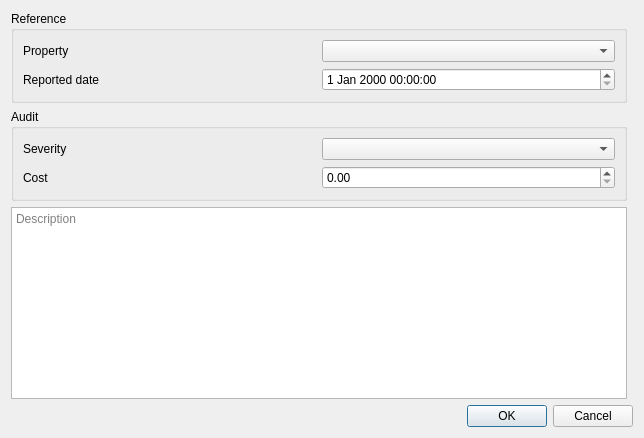
<?xml version="1.0" encoding="UTF-8"?>
<ui version="4.0">
 <class>W_Damage_Creator</class>
 <widget class="QWidget" name="W_Damage_Creator">
  <property name="geometry">
   <rect>
    <x>0</x>
    <y>0</y>
    <width>644</width>
    <height>438</height>
   </rect>
  </property>
  <property name="windowTitle">
   <string>Form</string>
  </property>
  <layout class="QGridLayout" name="gridLayout">
   <item row="1" column="0">
    <widget class="QGroupBox" name="groupBox_2">
     <property name="title">
      <string>Audit</string>
     </property>
     <layout class="QGridLayout" name="gridLayout_3">
      <item row="0" column="0">
       <widget class="QLabel" name="label_3">
        <property name="text">
         <string>Severity</string>
        </property>
       </widget>
      </item>
      <item row="0" column="1">
       <widget class="QComboBox" name="cb_severity"/>
      </item>
      <item row="1" column="0">
       <widget class="QLabel" name="label_4">
        <property name="text">
         <string>Cost</string>
        </property>
       </widget>
      </item>
      <item row="1" column="1">
       <widget class="QDoubleSpinBox" name="dsb_cost">
        <property name="maximum">
         <double>99999999.000000000000000</double>
        </property>
       </widget>
      </item>
     </layout>
    </widget>
   </item>
   <item row="3" column="0" colspan="2">
    <widget class="QDialogButtonBox" name="buttonBox">
     <property name="standardButtons">
      <set>QDialogButtonBox::StandardButton::Cancel|QDialogButtonBox::StandardButton::Ok</set>
     </property>
    </widget>
   </item>
   <item row="0" column="0">
    <widget class="QGroupBox" name="groupBox">
     <property name="title">
      <string>Reference</string>
     </property>
     <layout class="QGridLayout" name="gridLayout_2">
      <item row="0" column="0">
       <widget class="QLabel" name="label">
        <property name="text">
         <string>Property</string>
        </property>
       </widget>
      </item>
      <item row="0" column="1">
       <widget class="QComboBox" name="cb_property"/>
      </item>
      <item row="1" column="0">
       <widget class="QLabel" name="label_2">
        <property name="text">
         <string>Reported date</string>
        </property>
       </widget>
      </item>
      <item row="1" column="1">
       <widget class="QDateTimeEdit" name="dte_date"/>
      </item>
     </layout>
    </widget>
   </item>
   <item row="2" column="0">
    <widget class="QTextEdit" name="te_description">
     <property name="placeholderText">
      <string>Description</string>
     </property>
    </widget>
   </item>
  </layout>
 </widget>
 <resources/>
 <connections/>
</ui>
